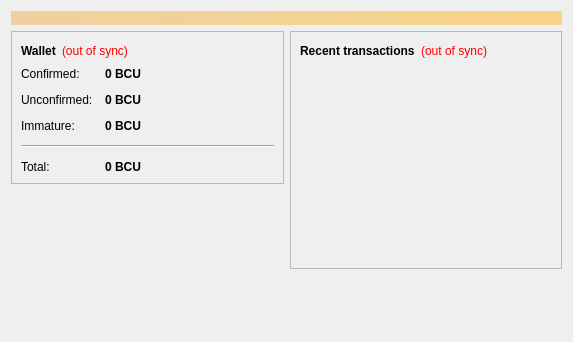
<?xml version="1.0" encoding="UTF-8"?>
<ui version="4.0">
 <class>OverviewPage</class>
 <widget class="QWidget" name="OverviewPage">
  <property name="geometry">
   <rect>
    <x>0</x>
    <y>0</y>
    <width>573</width>
    <height>342</height>
   </rect>
  </property>
  <property name="windowTitle">
   <string>Form</string>
  </property>
  <layout class="QVBoxLayout" name="topLayout">
   <item>
    <widget class="QLabel" name="labelAlerts">
     <property name="visible">
      <bool>false</bool>
     </property>
     <property name="styleSheet">
      <string notr="true">background-color: qlineargradient(x1: 0, y1: 0, x2: 1, y2: 0, stop:0 #F0D0A0, stop:1 #F8D488); color:#000000;</string>
     </property>
     <property name="wordWrap">
      <bool>true</bool>
     </property>
     <property name="margin">
      <number>3</number>
     </property>
    </widget>
   </item>
   <item>
    <layout class="QHBoxLayout" name="horizontalLayout" stretch="1,1">
     <item>
      <layout class="QVBoxLayout" name="verticalLayout_2">
       <item>
        <widget class="QFrame" name="frame">
         <property name="frameShape">
          <enum>QFrame::StyledPanel</enum>
         </property>
         <property name="frameShadow">
          <enum>QFrame::Raised</enum>
         </property>
         <layout class="QVBoxLayout" name="verticalLayout_4">
          <item>
           <layout class="QHBoxLayout" name="horizontalLayout_4">
            <item>
             <widget class="QLabel" name="label_5">
              <property name="font">
               <font>
                <weight>75</weight>
                <bold>true</bold>
               </font>
              </property>
              <property name="text">
               <string>Wallet</string>
              </property>
             </widget>
            </item>
            <item>
             <widget class="QLabel" name="labelWalletStatus">
              <property name="toolTip">
               <string>The displayed information may be out of date. Your wallet automatically synchronizes with the BitcoinUnlimited network after a connection is established, but this process has not completed yet.</string>
              </property>
              <property name="styleSheet">
               <string notr="true">QLabel { color: red; }</string>
              </property>
              <property name="text">
               <string notr="true">(out of sync)</string>
              </property>
              <property name="alignment">
               <set>Qt::AlignLeading|Qt::AlignLeft|Qt::AlignVCenter</set>
              </property>
             </widget>
            </item>
            <item>
             <spacer name="horizontalSpacer_2">
              <property name="orientation">
               <enum>Qt::Horizontal</enum>
              </property>
              <property name="sizeHint" stdset="0">
               <size>
                <width>40</width>
                <height>20</height>
               </size>
              </property>
             </spacer>
            </item>
           </layout>
          </item>
          <item>
           <layout class="QFormLayout" name="formLayout_2">
            <property name="fieldGrowthPolicy">
             <enum>QFormLayout::AllNonFixedFieldsGrow</enum>
            </property>
            <property name="horizontalSpacing">
             <number>12</number>
            </property>
            <property name="verticalSpacing">
             <number>12</number>
            </property>
            <item row="0" column="0">
             <widget class="QLabel" name="label">
              <property name="text">
               <string>Confirmed:</string>
              </property>
             </widget>
            </item>
            <item row="0" column="1">
             <widget class="QLabel" name="labelBalance">
              <property name="font">
               <font>
                <weight>75</weight>
                <bold>true</bold>
               </font>
              </property>
              <property name="cursor">
               <cursorShape>IBeamCursor</cursorShape>
              </property>
              <property name="toolTip">
               <string>Your current spendable balance</string>
              </property>
              <property name="text">
               <string notr="true">0 BCU</string>
              </property>
              <property name="textInteractionFlags">
               <set>Qt::LinksAccessibleByMouse|Qt::TextSelectableByKeyboard|Qt::TextSelectableByMouse</set>
              </property>
             </widget>
            </item>
            <item row="1" column="0">
             <widget class="QLabel" name="label_3">
              <property name="text">
               <string>Unconfirmed:</string>
              </property>
             </widget>
            </item>
            <item row="1" column="1">
             <widget class="QLabel" name="labelUnconfirmed">
              <property name="font">
               <font>
                <weight>75</weight>
                <bold>true</bold>
               </font>
              </property>
              <property name="cursor">
               <cursorShape>IBeamCursor</cursorShape>
              </property>
              <property name="toolTip">
               <string>Total of transactions that have yet to be confirmed, and do not yet count toward the spendable balance</string>
              </property>
              <property name="text">
               <string notr="true">0 BCU</string>
              </property>
              <property name="textInteractionFlags">
               <set>Qt::LinksAccessibleByMouse|Qt::TextSelectableByKeyboard|Qt::TextSelectableByMouse</set>
              </property>
             </widget>
            </item>
            <item row="2" column="0">
             <widget class="QLabel" name="labelImmatureText">
              <property name="text">
               <string>Immature:</string>
              </property>
             </widget>
            </item>
            <item row="2" column="1">
             <widget class="QLabel" name="labelImmature">
              <property name="font">
               <font>
                <weight>75</weight>
                <bold>true</bold>
               </font>
              </property>
              <property name="toolTip">
               <string>Mined balance that has not yet matured</string>
              </property>
              <property name="text">
               <string notr="true">0 BCU</string>
              </property>
              <property name="textInteractionFlags">
               <set>Qt::LinksAccessibleByMouse|Qt::TextSelectableByKeyboard|Qt::TextSelectableByMouse</set>
              </property>
             </widget>
            </item>
            <item row="4" column="0">
             <widget class="QLabel" name="labelTotalText">
              <property name="text">
               <string>Total:</string>
              </property>
             </widget>
            </item>
            <item row="4" column="1">
             <widget class="QLabel" name="labelTotal">
              <property name="font">
               <font>
                <weight>75</weight>
                <bold>true</bold>
               </font>
              </property>
              <property name="cursor">
               <cursorShape>IBeamCursor</cursorShape>
              </property>
              <property name="toolTip">
               <string>Your current total balance</string>
              </property>
              <property name="text">
               <string notr="true">0 BCU</string>
              </property>
              <property name="textInteractionFlags">
               <set>Qt::LinksAccessibleByMouse|Qt::TextSelectableByKeyboard|Qt::TextSelectableByMouse</set>
              </property>
             </widget>
            </item>
            <item row="3" column="0" colspan="2">
             <widget class="Line" name="line">
              <property name="orientation">
               <enum>Qt::Horizontal</enum>
              </property>
             </widget>
            </item>
           </layout>
          </item>
         </layout>
        </widget>
       </item>
       <item>
        <spacer name="verticalSpacer">
         <property name="orientation">
          <enum>Qt::Vertical</enum>
         </property>
         <property name="sizeHint" stdset="0">
          <size>
           <width>20</width>
           <height>40</height>
          </size>
         </property>
        </spacer>
       </item>
      </layout>
     </item>
     <item>
      <layout class="QVBoxLayout" name="verticalLayout_3">
       <item>
        <widget class="QFrame" name="frame_2">
         <property name="frameShape">
          <enum>QFrame::StyledPanel</enum>
         </property>
         <property name="frameShadow">
          <enum>QFrame::Raised</enum>
         </property>
         <layout class="QVBoxLayout" name="verticalLayout">
          <item>
           <layout class="QHBoxLayout" name="horizontalLayout_2">
            <item>
             <widget class="QLabel" name="label_4">
              <property name="text">
               <string>&lt;b&gt;Recent transactions&lt;/b&gt;</string>
              </property>
             </widget>
            </item>
            <item>
             <widget class="QLabel" name="labelTransactionsStatus">
              <property name="toolTip">
               <string>The displayed information may be out of date. Your wallet automatically synchronizes with the BitcoinUnlimited network after a connection is established, but this process has not completed yet.</string>
              </property>
              <property name="styleSheet">
               <string notr="true">QLabel { color: red; }</string>
              </property>
              <property name="text">
               <string notr="true">(out of sync)</string>
              </property>
              <property name="alignment">
               <set>Qt::AlignRight|Qt::AlignTrailing|Qt::AlignVCenter</set>
              </property>
             </widget>
            </item>
            <item>
             <spacer name="horizontalSpacer">
              <property name="orientation">
               <enum>Qt::Horizontal</enum>
              </property>
              <property name="sizeHint" stdset="0">
               <size>
                <width>40</width>
                <height>20</height>
               </size>
              </property>
             </spacer>
            </item>
           </layout>
          </item>
          <item>
           <widget class="QListView" name="listTransactions">
            <property name="styleSheet">
             <string notr="true">QListView { background: transparent; }</string>
            </property>
            <property name="frameShape">
             <enum>QFrame::NoFrame</enum>
            </property>
            <property name="verticalScrollBarPolicy">
             <enum>Qt::ScrollBarAlwaysOff</enum>
            </property>
            <property name="horizontalScrollBarPolicy">
             <enum>Qt::ScrollBarAlwaysOff</enum>
            </property>
            <property name="selectionMode">
             <enum>QAbstractItemView::NoSelection</enum>
            </property>
           </widget>
          </item>
         </layout>
        </widget>
       </item>
       <item>
        <spacer name="verticalSpacer_2">
         <property name="orientation">
          <enum>Qt::Vertical</enum>
         </property>
         <property name="sizeHint" stdset="0">
          <size>
           <width>20</width>
           <height>40</height>
          </size>
         </property>
        </spacer>
       </item>
      </layout>
     </item>
    </layout>
   </item>
  </layout>
 </widget>
 <resources/>
 <connections/>
</ui>
